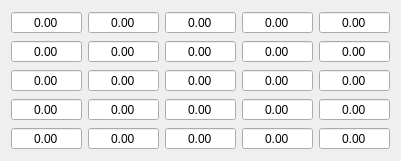
   <widget class="QWidget" name="gridLayoutWidget_2">
    <property name="geometry">
     <rect>
      <x>30</x>
      <y>460</y>
      <width>401</width>
      <height>161</height>
     </rect>
    </property>
    <layout class="QGridLayout" name="grid_1A">
     <property name="sizeConstraint">
      <enum>QLayout::SetMinimumSize</enum>
     </property>
     <item row="0" column="3">
      <widget class="QDoubleSpinBox" name="spin_14A">
       <property name="font">
        <font>
         <pointsize>9</pointsize>
        </font>
       </property>
       <property name="alignment">
        <set>Qt::AlignCenter</set>
       </property>
       <property name="buttonSymbols">
        <enum>QAbstractSpinBox::NoButtons</enum>
       </property>
       <property name="maximum">
        <double>99999.990000000005239</double>
       </property>
      </widget>
     </item>
     <item row="3" column="0">
      <widget class="QDoubleSpinBox" name="spin_41A">
       <property name="font">
        <font>
         <pointsize>9</pointsize>
        </font>
       </property>
       <property name="alignment">
        <set>Qt::AlignCenter</set>
       </property>
       <property name="buttonSymbols">
        <enum>QAbstractSpinBox::NoButtons</enum>
       </property>
       <property name="maximum">
        <double>99999.990000000005239</double>
       </property>
      </widget>
     </item>
     <item row="0" column="1">
      <widget class="QDoubleSpinBox" name="spin_12A">
       <property name="font">
        <font>
         <pointsize>9</pointsize>
        </font>
       </property>
       <property name="alignment">
        <set>Qt::AlignCenter</set>
       </property>
       <property name="buttonSymbols">
        <enum>QAbstractSpinBox::NoButtons</enum>
       </property>
       <property name="maximum">
        <double>99999.990000000005239</double>
       </property>
      </widget>
     </item>
     <item row="3" column="4">
      <widget class="QDoubleSpinBox" name="spin_45A">
       <property name="font">
        <font>
         <pointsize>9</pointsize>
        </font>
       </property>
       <property name="alignment">
        <set>Qt::AlignCenter</set>
       </property>
       <property name="buttonSymbols">
        <enum>QAbstractSpinBox::NoButtons</enum>
       </property>
       <property name="maximum">
        <double>99999.990000000005239</double>
       </property>
      </widget>
     </item>
     <item row="0" column="4">
      <widget class="QDoubleSpinBox" name="spin_15A">
       <property name="font">
        <font>
         <pointsize>9</pointsize>
        </font>
       </property>
       <property name="alignment">
        <set>Qt::AlignCenter</set>
       </property>
       <property name="buttonSymbols">
        <enum>QAbstractSpinBox::NoButtons</enum>
       </property>
       <property name="maximum">
        <double>99999.990000000005239</double>
       </property>
      </widget>
     </item>
     <item row="2" column="0">
      <widget class="QDoubleSpinBox" name="spin_31A">
       <property name="font">
        <font>
         <pointsize>9</pointsize>
        </font>
       </property>
       <property name="alignment">
        <set>Qt::AlignCenter</set>
       </property>
       <property name="buttonSymbols">
        <enum>QAbstractSpinBox::NoButtons</enum>
       </property>
       <property name="maximum">
        <double>99999.990000000005239</double>
       </property>
      </widget>
     </item>
     <item row="3" column="2">
      <widget class="QDoubleSpinBox" name="spin_43A">
       <property name="font">
        <font>
         <pointsize>9</pointsize>
        </font>
       </property>
       <property name="alignment">
        <set>Qt::AlignCenter</set>
       </property>
       <property name="buttonSymbols">
        <enum>QAbstractSpinBox::NoButtons</enum>
       </property>
       <property name="maximum">
        <double>99999.990000000005239</double>
       </property>
      </widget>
     </item>
     <item row="1" column="1">
      <widget class="QDoubleSpinBox" name="spin_22A">
       <property name="font">
        <font>
         <pointsize>9</pointsize>
        </font>
       </property>
       <property name="alignment">
        <set>Qt::AlignCenter</set>
       </property>
       <property name="buttonSymbols">
        <enum>QAbstractSpinBox::NoButtons</enum>
       </property>
       <property name="maximum">
        <double>99999.990000000005239</double>
       </property>
      </widget>
     </item>
     <item row="1" column="2">
      <widget class="QDoubleSpinBox" name="spin_23A">
       <property name="font">
        <font>
         <pointsize>9</pointsize>
        </font>
       </property>
       <property name="alignment">
        <set>Qt::AlignCenter</set>
       </property>
       <property name="buttonSymbols">
        <enum>QAbstractSpinBox::NoButtons</enum>
       </property>
       <property name="maximum">
        <double>99999.990000000005239</double>
       </property>
      </widget>
     </item>
     <item row="0" column="0">
      <widget class="QDoubleSpinBox" name="spin_11A">
       <property name="font">
        <font>
         <pointsize>9</pointsize>
        </font>
       </property>
       <property name="alignment">
        <set>Qt::AlignCenter</set>
       </property>
       <property name="buttonSymbols">
        <enum>QAbstractSpinBox::NoButtons</enum>
       </property>
       <property name="maximum">
        <double>99999.990000000005239</double>
       </property>
      </widget>
     </item>
     <item row="2" column="4">
      <widget class="QDoubleSpinBox" name="spin_35A">
       <property name="font">
        <font>
         <pointsize>9</pointsize>
        </font>
       </property>
       <property name="alignment">
        <set>Qt::AlignCenter</set>
       </property>
       <property name="buttonSymbols">
        <enum>QAbstractSpinBox::NoButtons</enum>
       </property>
       <property name="maximum">
        <double>99999.990000000005239</double>
       </property>
      </widget>
     </item>
     <item row="0" column="2">
      <widget class="QDoubleSpinBox" name="spin_13A">
       <property name="font">
        <font>
         <pointsize>9</pointsize>
        </font>
       </property>
       <property name="alignment">
        <set>Qt::AlignCenter</set>
       </property>
       <property name="buttonSymbols">
        <enum>QAbstractSpinBox::NoButtons</enum>
       </property>
       <property name="maximum">
        <double>99999.990000000005239</double>
       </property>
      </widget>
     </item>
     <item row="1" column="4">
      <widget class="QDoubleSpinBox" name="spin_25A">
       <property name="font">
        <font>
         <pointsize>9</pointsize>
        </font>
       </property>
       <property name="alignment">
        <set>Qt::AlignCenter</set>
       </property>
       <property name="buttonSymbols">
        <enum>QAbstractSpinBox::NoButtons</enum>
       </property>
       <property name="maximum">
        <double>99999.990000000005239</double>
       </property>
      </widget>
     </item>
     <item row="3" column="3">
      <widget class="QDoubleSpinBox" name="spin_44A">
       <property name="font">
        <font>
         <pointsize>9</pointsize>
        </font>
       </property>
       <property name="alignment">
        <set>Qt::AlignCenter</set>
       </property>
       <property name="buttonSymbols">
        <enum>QAbstractSpinBox::NoButtons</enum>
       </property>
       <property name="maximum">
        <double>99999.990000000005239</double>
       </property>
      </widget>
     </item>
     <item row="3" column="1">
      <widget class="QDoubleSpinBox" name="spin_42A">
       <property name="font">
        <font>
         <pointsize>9</pointsize>
        </font>
       </property>
       <property name="alignment">
        <set>Qt::AlignCenter</set>
       </property>
       <property name="buttonSymbols">
        <enum>QAbstractSpinBox::NoButtons</enum>
       </property>
       <property name="maximum">
        <double>99999.990000000005239</double>
       </property>
      </widget>
     </item>
     <item row="1" column="0">
      <widget class="QDoubleSpinBox" name="spin_21A">
       <property name="font">
        <font>
         <pointsize>9</pointsize>
        </font>
       </property>
       <property name="alignment">
        <set>Qt::AlignCenter</set>
       </property>
       <property name="buttonSymbols">
        <enum>QAbstractSpinBox::NoButtons</enum>
       </property>
       <property name="maximum">
        <double>99999.990000000005239</double>
       </property>
      </widget>
     </item>
     <item row="2" column="1">
      <widget class="QDoubleSpinBox" name="spin_32A">
       <property name="font">
        <font>
         <pointsize>9</pointsize>
        </font>
       </property>
       <property name="alignment">
        <set>Qt::AlignCenter</set>
       </property>
       <property name="buttonSymbols">
        <enum>QAbstractSpinBox::NoButtons</enum>
       </property>
       <property name="maximum">
        <double>99999.990000000005239</double>
       </property>
      </widget>
     </item>
     <item row="2" column="2">
      <widget class="QDoubleSpinBox" name="spin_33A">
       <property name="font">
        <font>
         <pointsize>9</pointsize>
        </font>
       </property>
       <property name="alignment">
        <set>Qt::AlignCenter</set>
       </property>
       <property name="buttonSymbols">
        <enum>QAbstractSpinBox::NoButtons</enum>
       </property>
       <property name="maximum">
        <double>99999.990000000005239</double>
       </property>
      </widget>
     </item>
     <item row="2" column="3">
      <widget class="QDoubleSpinBox" name="spin_34A">
       <property name="font">
        <font>
         <pointsize>9</pointsize>
        </font>
       </property>
       <property name="alignment">
        <set>Qt::AlignCenter</set>
       </property>
       <property name="buttonSymbols">
        <enum>QAbstractSpinBox::NoButtons</enum>
       </property>
       <property name="maximum">
        <double>99999.990000000005239</double>
       </property>
      </widget>
     </item>
     <item row="1" column="3">
      <widget class="QDoubleSpinBox" name="spin_24A">
       <property name="font">
        <font>
         <pointsize>9</pointsize>
        </font>
       </property>
       <property name="alignment">
        <set>Qt::AlignCenter</set>
       </property>
       <property name="buttonSymbols">
        <enum>QAbstractSpinBox::NoButtons</enum>
       </property>
       <property name="maximum">
        <double>99999.990000000005239</double>
       </property>
      </widget>
     </item>
     <item row="4" column="0">
      <widget class="QDoubleSpinBox" name="spin_51A">
       <property name="font">
        <font>
         <pointsize>9</pointsize>
        </font>
       </property>
       <property name="alignment">
        <set>Qt::AlignCenter</set>
       </property>
       <property name="buttonSymbols">
        <enum>QAbstractSpinBox::NoButtons</enum>
       </property>
       <property name="maximum">
        <double>99999.990000000005239</double>
       </property>
      </widget>
     </item>
     <item row="4" column="1">
      <widget class="QDoubleSpinBox" name="spin_52A">
       <property name="font">
        <font>
         <pointsize>9</pointsize>
        </font>
       </property>
       <property name="alignment">
        <set>Qt::AlignCenter</set>
       </property>
       <property name="buttonSymbols">
        <enum>QAbstractSpinBox::NoButtons</enum>
       </property>
       <property name="maximum">
        <double>99999.990000000005239</double>
       </property>
      </widget>
     </item>
     <item row="4" column="2">
      <widget class="QDoubleSpinBox" name="spin_53A">
       <property name="font">
        <font>
         <pointsize>9</pointsize>
        </font>
       </property>
       <property name="alignment">
        <set>Qt::AlignCenter</set>
       </property>
       <property name="buttonSymbols">
        <enum>QAbstractSpinBox::NoButtons</enum>
       </property>
       <property name="maximum">
        <double>99999.990000000005239</double>
       </property>
      </widget>
     </item>
     <item row="4" column="3">
      <widget class="QDoubleSpinBox" name="spin_54A">
       <property name="font">
        <font>
         <pointsize>9</pointsize>
        </font>
       </property>
       <property name="alignment">
        <set>Qt::AlignCenter</set>
       </property>
       <property name="buttonSymbols">
        <enum>QAbstractSpinBox::NoButtons</enum>
       </property>
       <property name="maximum">
        <double>99999.990000000005239</double>
       </property>
      </widget>
     </item>
     <item row="4" column="4">
      <widget class="QDoubleSpinBox" name="spin_55A">
       <property name="font">
        <font>
         <pointsize>9</pointsize>
        </font>
       </property>
       <property name="alignment">
        <set>Qt::AlignCenter</set>
       </property>
       <property name="buttonSymbols">
        <enum>QAbstractSpinBox::NoButtons</enum>
       </property>
       <property name="maximum">
        <double>99999.990000000005239</double>
       </property>
      </widget>
     </item>
    </layout>
   </widget>
